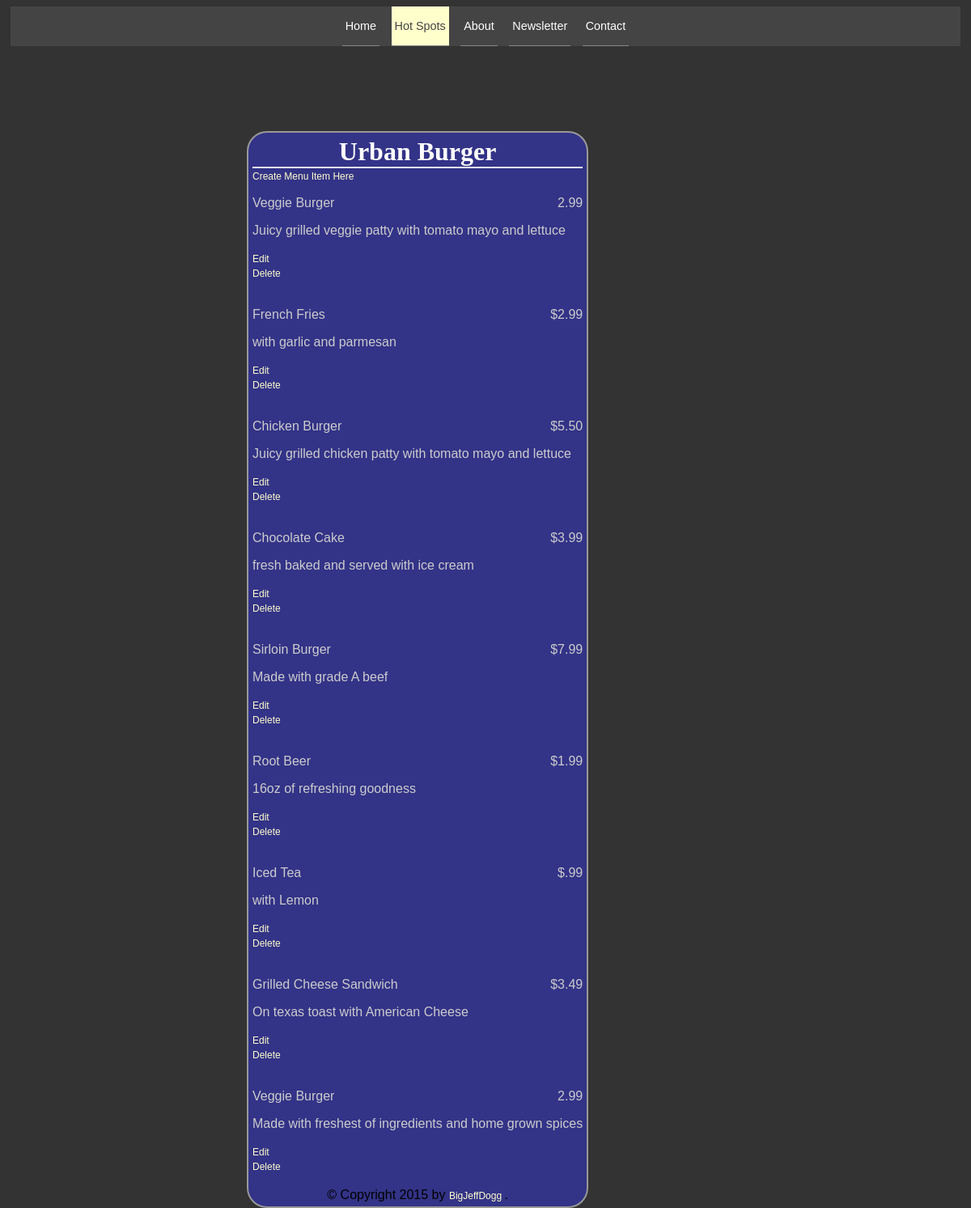
The page /restaurant/2/ on the database its author committed.
### lesson3/database_setup.py (models this page shows, shortened)
class Restaurant(Base):
	__tablename__ = 'restaurant' # names table
	name = Column(String(80), nullable=False)
	id = Column(Integer, primary_key=True)

class MenuItem(Base):
	__tablename__ = 'menu_item'
	name = Column(String(80), nullable=False)
	id = Column(Integer, primary_key=True)
	course = Column(String(250))
	description = Column(String(250))
	price = Column(String(8))
	restaurant_id = Column(Integer, ForeignKey('restaurant.id'))
	restaurant = relationship(Restaurant)

### lesson3/flaskr.py (the view)
@app.route('/restaurant/<int:restaurant_id>/')
def restaurantMenuItems(restaurant_id):
	restaurant = session.query(Restaurant).filter_by(id = restaurant_id).one()
  	items = session.query(MenuItem).filter_by(restaurant_id = restaurant.id)
  	return render_template('menu.html', restaurant=restaurant, items=items)

### lesson3/templates/menu.html (shortened to what this page needs)
{% extends 'base.html' %}
{% block content %}
		<div class='pane'>
			<div class='header'>
			<h1>{{ restaurant.name }}</h1>
			</div>
		<a href="{{ url_for('newMenuItem', restaurant_id=restaurant.id) }}">Create Menu Item Here</a>
		{% for i in items %}
	<div class='nameAndPrice'>
		<span class='name'><p>{{ i.name }}</p></span>
		<span class='price'><p>{{ i.price }}</p></span>
	</div>
	<div class='description'>
		<p>{{ i.description }}</p>
	</div>
	<div class='editdeletepane'>
		<a href="{{ url_for('editMenuItem', restaurant_id=restaurant.id, menu_id=i.id) }}">Edit</a>
		<br>
		<a href="{{ url_for('deleteMenuItem', restaurant_id=restaurant.id, menu_id=i.id) }}">Delete</a>
		<br><br>
	</div>
		{% endfor %}
{% endblock content %}

### lesson3/static/styles.css (style rules this page uses)
body { font-family: sans-serif; background-image: url('img3.jpg'); background-color: #333333 }
h1, h2, h3, h4 { color: #ffffff; }
h1, h2 { font-family: 'Georgia', serif; margin:0; }
h1 { border-bottom: 2px solid #eee; }
p, dd, dt { color: #cccccc; }
a { text-decoration: none; color: #ffffcc; font-size: .75em; }
.pane { position: absolute; left: 25%; border: 2px solid; border-radius: 25px; padding: 5px; margin: 5px; border-color: #999999; background-color: #333388 }
.header { left: 50%; text-align: center; }
.name { width: 50%; display: inline-block; float: left; }
.price { text-align: right; width: 50%; float: right; }

### rows shown on the page
Restaurant: name "Urban Burger"
MenuItem: name "Veggie Burger", price "2.99", description "Juicy grilled veggie patty with tomato mayo and lettuce"
MenuItem: name "French Fries", price "$2.99", description "with garlic and parmesan"
MenuItem: name "Chicken Burger", price "$5.50", description "Juicy grilled chicken patty with tomato mayo and lettuce"
MenuItem: name "Chocolate Cake", price "$3.99", description "fresh baked and served with ice cream"
MenuItem: name "Sirloin Burger", price "$7.99", description "Made with grade A beef"
MenuItem: name "Root Beer", price "$1.99", description "16oz of refreshing goodness"
MenuItem: name "Iced Tea", price "$.99", description "with Lemon"
MenuItem: name "Grilled Cheese Sandwich", price "$3.49", description "On texas toast with American Cheese"
MenuItem: name "Veggie Burger", price "2.99", description "Made with freshest of ingredients and home grown spices"
